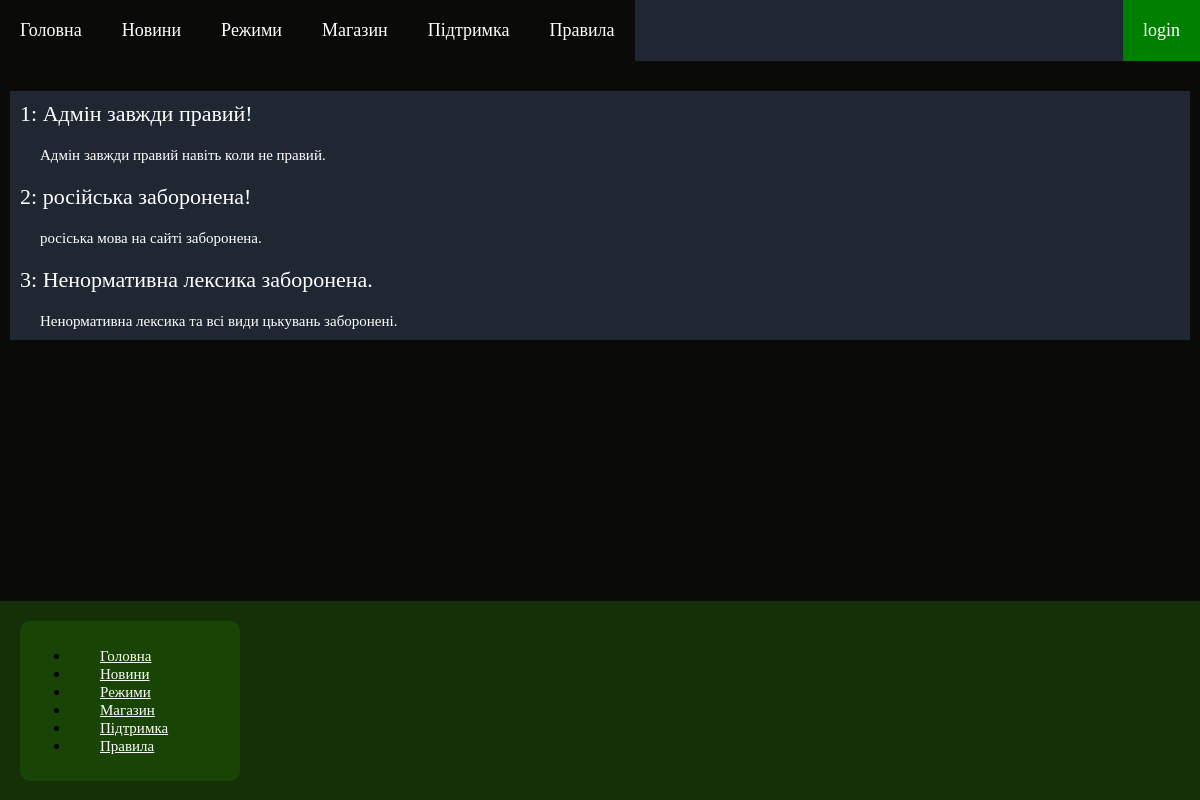
The app's page /rules with its own data.
### Shop/models.py (models this page shows, shortened)
class Rules(models.Model):
    title = models.CharField(max_length=100, verbose_name="Заголовок")
    description = models.TextField(blank=True, verbose_name="Опис")
    class Meta:
        verbose_name = "Правило"
        verbose_name_plural = "Правила"

### Shop/views.py (the view)
# urls.py: path("rules", views.rules, name='rules'),
def rules(request):
    context = {}
    rules = Rules.objects.all()
    context.update({"rules": rules})
    return render(request, 'Shop/rules.html', context=context)

### templates/Shop/rules.html (shortened to what this page needs)
{% extends "Shop/base.html" %}
{% block base %}
<div class="content">
    <div class="rules">
        {% for rul in rules %}
            <p class="rule_title">{{ forloop.counter }}: {{ rul.title }}</p>
            <p class="rule_description">{{ rul.description }}</p>
        {% endfor %}
    </div>
</div>
{% endblock %}

### static/Shop/css/style.css (style rules this page uses)
body { margin: 0px; padding: 0px; background-color: #1f2733; }
p { margin: 0px; padding: 5px; font-family: cursive; font-size: 18px; color: white; }
.content { margin: auto; background-color: #0a0a08; padding: 20px 0px 20px 0px; width: 1200px; }
.rules { width: 1180px; margin: 10px; background-color: #1f2733; }
.rule_title { padding: 10px; font-family: Verdana; font-size: 22px; color: white; }
.rule_description { padding: 10px 10px 10px 30px; font-family: Verdana; font-size: 15px; color: white; }

### records on screen
Rules: title "Адмін завжди правий!", description "Адмін завжди правий навіть коли не правий."
Rules: title "російська заборонена!", description "росіська мова на сайті заборонена."
Rules: title "Ненормативна лексика заборонена.", description "Ненормативна лексика та всі види цькувань заборонені."
